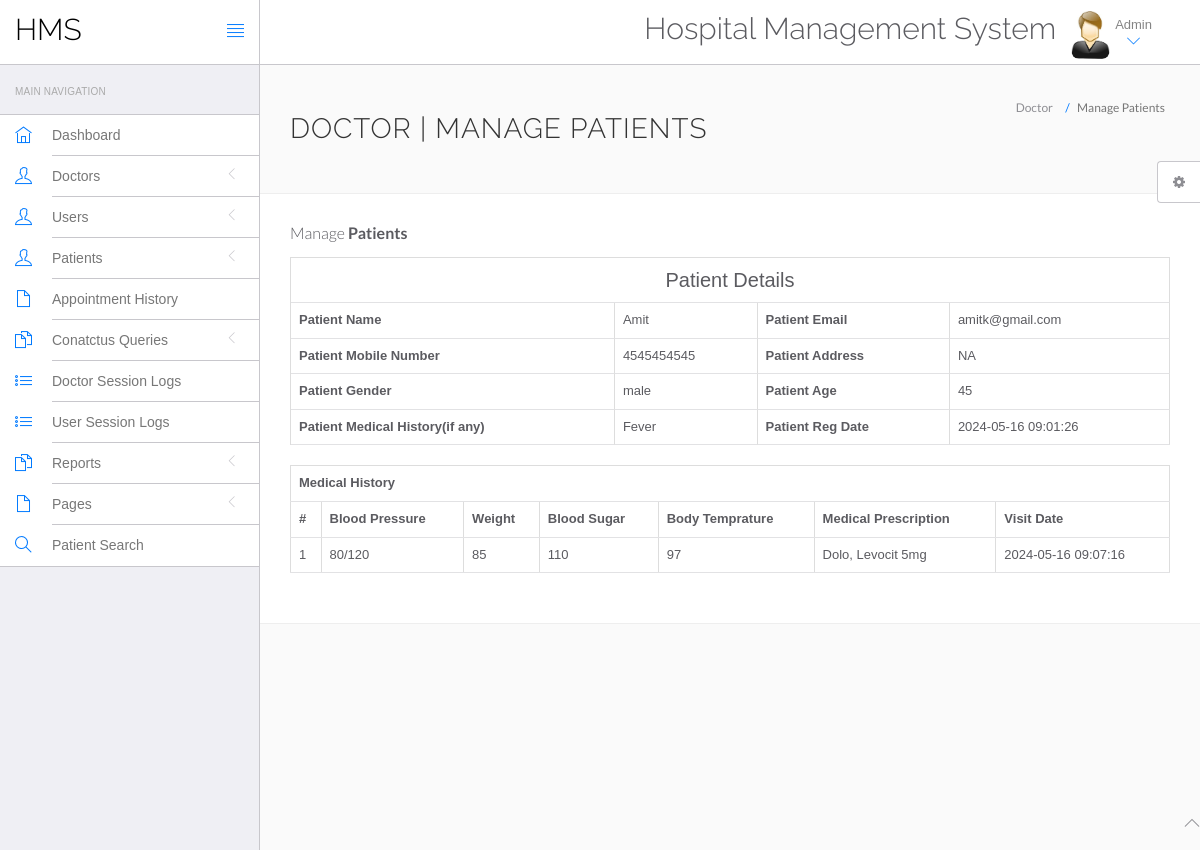
The app's page /hospital/hms/admin/view-patient.php?viewid=2 (signed in) with its own data.
### tables this page shows
CREATE TABLE `tblpatient` (
  `ID` int(10) NOT NULL,
  `Docid` int(10) DEFAULT NULL,
  `PatientName` varchar(200) DEFAULT NULL,
  `PatientContno` bigint(10) DEFAULT NULL,
  `PatientEmail` varchar(200) DEFAULT NULL,
  `PatientGender` varchar(50) DEFAULT NULL,
  `PatientAdd` mediumtext DEFAULT NULL,
  `PatientAge` int(10) DEFAULT NULL,
  `PatientMedhis` mediumtext DEFAULT NULL,
  `CreationDate` timestamp NULL DEFAULT current_timestamp(),
  `UpdationDate` timestamp NULL DEFAULT NULL ON UPDATE current_timestamp()
);

CREATE TABLE `tblmedicalhistory` (
  `ID` int(10) NOT NULL,
  `PatientID` int(10) DEFAULT NULL,
  `BloodPressure` varchar(200) DEFAULT NULL,
  `BloodSugar` varchar(200) NOT NULL,
  `Weight` varchar(100) DEFAULT NULL,
  `Temperature` varchar(200) DEFAULT NULL,
  `MedicalPres` mediumtext DEFAULT NULL,
  `CreationDate` timestamp NOT NULL DEFAULT current_timestamp() ON UPDATE current_timestamp()
);

### hospital/hms/admin/view-patient.php (the view, shortened to what this page needs)
<?php
include('include/config.php');
if(strlen($_SESSION['id']==0)) {
 header('location:logout.php');
  } else{
?>
<!DOCTYPE html>
<html lang="en">
	<head>
		<link rel="stylesheet" href="vendor/bootstrap/css/bootstrap.min.css">
		<link rel="stylesheet" href="vendor/fontawesome/css/font-awesome.min.css">
		<link rel="stylesheet" href="vendor/themify-icons/themify-icons.min.css">
		<link href="vendor/animate.css/animate.min.css" rel="stylesheet" media="screen">
		<link href="vendor/perfect-scrollbar/perfect-scrollbar.min.css" rel="stylesheet" media="screen">
		<link href="vendor/switchery/switchery.min.css" rel="stylesheet" media="screen">
		<link href="vendor/bootstrap-touchspin/jquery.bootstrap-touchspin.min.css" rel="stylesheet" media="screen">
		<link href="vendor/select2/select2.min.css" rel="stylesheet" media="screen">
		<link href="vendor/bootstrap-datepicker/bootstrap-datepicker3.standalone.min.css" rel="stylesheet" media="screen">
		<link href="vendor/bootstrap-timepicker/bootstrap-timepicker.min.css" rel="stylesheet" media="screen">
		<link rel="stylesheet" href="assets/css/styles.css">
		<link rel="stylesheet" href="assets/css/plugins.css">
		<link rel="stylesheet" href="assets/css/themes/theme-1.css" id="skin_color" />
	</head>
	<body>
		<div id="app">
<?php include('include/sidebar.php');?>
<div class="app-content">
<?php include('include/header.php');?>
<div class="main-content" >
<div class="wrap-content container" id="container">
<section id="page-title">
<div class="row">
<div class="col-sm-8">
<h1 class="mainTitle">Doctor | Manage Patients</h1>
</div>
<ol class="breadcrumb">
<li>
<span>Doctor</span>
</li>
<li class="active">
<span>Manage Patients</span>
</li>
</ol>
</div>
</section>
<div class="container-fluid container-fullw bg-white">
<div class="row">
<div class="col-md-12">
<h5 class="over-title margin-bottom-15">Manage <span class="text-bold">Patients</span></h5>
<?php
                               $vid=$_GET['viewid'];
                               $ret=mysqli_query($con,"select * from tblpatient where ID='$vid'");
$cnt=1;
while ($row=mysqli_fetch_array($ret)) {
                               ?>
<table border="1" class="table table-bordered">
 <tr align="center">
<td colspan="4" style="font-size:20px;color:blue">
 Patient Details</td></tr>
    <tr>
    <th scope>Patient Name</th>
    <td><?php  echo $row['PatientName'];?></td>
    <th scope>Patient Email</th>
    <td><?php  echo $row['PatientEmail'];?></td>
  </tr>
  <tr>
    <th scope>Patient Mobile Number</th>
    <td><?php  echo $row['PatientContno'];?></td>
    <th>Patient Address</th>
    <td><?php  echo $row['PatientAdd'];?></td>
  </tr>
    <tr>
    <th>Patient Gender</th>
    <td><?php  echo $row['PatientGender'];?></td>
    <th>Patient Age</th>
    <td><?php  echo $row['PatientAge'];?></td>
  </tr>
  <tr>
    <th>Patient Medical History(if any)</th>
    <td><?php  echo $row['PatientMedhis'];?></td>
     <th>Patient Reg Date</th>
    <td><?php  echo $row['CreationDate'];?></td>
  </tr>
<?php }?>
</table>
<?php
$ret=mysqli_query($con,"select * from tblmedicalhistory  where PatientID='$vid'");
 ?>
<table id="datatable" class="table table-bordered dt-responsive nowrap" style="border-collapse: collapse; border-spacing: 0; width: 100%;">
  <tr align="center">
   <th colspan="8" >Medical History</th>
  </tr>
  <tr>
    <th>#</th>
<th>Blood Pressure</th>
<th>Weight</th>
<th>Blood Sugar</th>
<th>Body Temprature</th>
<th>Medical Prescription</th>
<th>Visit Date</th>
</tr>
<?php
while ($row=mysqli_fetch_array($ret)) {
  ?>
<tr>
  <td><?php echo $cnt;?></td>
 <td><?php  echo $row['BloodPressure'];?></td>
 <td><?php  echo $row['Weight'];?></td>
 <td><?php  echo $row['BloodSugar'];?></td>
  <td><?php  echo $row['Temperature'];?></td>
  <td><?php  echo $row['MedicalPres'];?></td>
  <td><?php  echo $row['CreationDate'];?></td>
</tr>
<?php $cnt=$cnt+1;} ?>
</table>
</div>
</div>
</div>
</div>
</div>
</div>
</div>
	<?php include('include/footer.php');?>
	<?php include('include/setting.php');?>
	</body>
</html>
<?php } ?>

### hospital/hms/admin/assets/css/themes/theme-1.css (style rules this page uses)
body { background: #FAFAFA; }

### records on screen
tblpatient: PatientName "Amit", PatientEmail "amitk@gmail.com", PatientContno "4545454545", PatientAdd "NA", PatientGender "male", PatientAge "45", PatientMedhis "Fever", CreationDate "2024-05-16 09:01:26"
tblmedicalhistory: BloodPressure "80/120", Weight "85", BloodSugar "110", Temperature "97", MedicalPres "Dolo, Levocit 5mg", CreationDate "2024-05-16 09:07:16"
